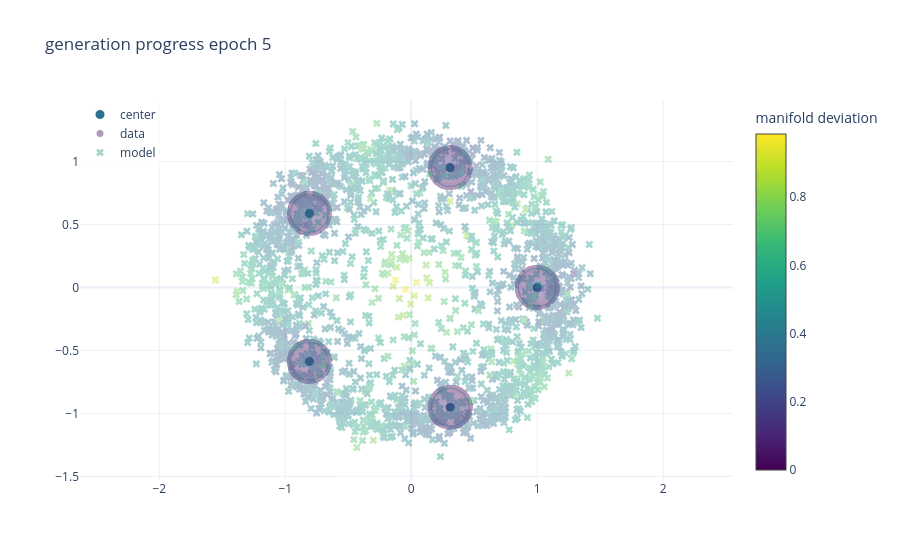
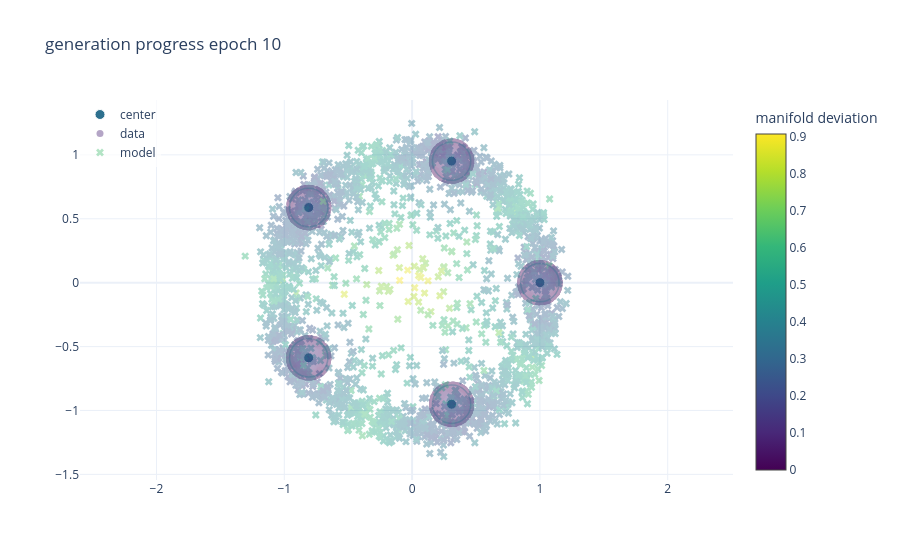

The cell these charts' notebook holds for them, in order:
### Code cell
results = run_single_experiment(config=config, data_config=data_config)
print(results["metrics"])

### Figure 1 — Plotly figure (JSON) as saved in the notebook; plotly's stock layout.template omitted (floating-point values rounded to 4 significant figures; data arrays with more than 128 entries replaced by an {"elided": "..."} marker saying what was removed)
{"data": [{"hoverinfo": "skip", "marker": {"color": "#2D708E", "line": {"color": "#FFFFFF", "width": 1}, "size": 10}, "mode": "markers", "name": "center", "showlegend": true, "type": "scatter", "x": [1, 0.309, -0.809, -0.809, 0.309], "y": [0, 0.9511, 0.5878, -0.5878, -0.9511]}, {"customdata": {"elided": "2048x1 float values"}, "hovertemplate": "class=data<br>x=%{x:.3f}<br>y=%{y:.3f}<br>manifold deviation=%{customdata[0]:.3f}<extra></extra>", "marker": {"cmax": 0.9852, "cmin": 0, "color": {"elided": "2048 float values"}, "colorbar": {"title": {"text": "manifold deviation"}}, "colorscale": [[0, "#440154"], [0.1111, "#482878"], [0.2222, "#3e4989"], [0.3333, "#31688e"], [0.4444, "#26828e"], [0.5556, "#1f9e89"], [0.6667, "#35b779"], [0.7778, "#6ece58"], [0.8889, "#b5de2b"], [1, "#fde725"]], "line": {"width": 0}, "showscale": true, "size": 7, "symbol": "circle"}, "mode": "markers", "name": "data", "opacity": 0.4, "showlegend": true, "type": "scatter", "x": {"elided": "2048 float values"}, "y": {"elided": "2048 float values"}}, {"customdata": {"elided": "2048x1 float values"}, "hovertemplate": "class=model<br>x=%{x:.3f}<br>y=%{y:.3f}<br>manifold deviation=%{customdata[0]:.3f}<extra></extra>", "marker": {"cmax": 0.9852, "cmin": 0, "color": {"elided": "2048 float values"}, "colorbar": {"title": {"text": "manifold deviation"}}, "colorscale": [[0, "#440154"], [0.1111, "#482878"], [0.2222, "#3e4989"], [0.3333, "#31688e"], [0.4444, "#26828e"], [0.5556, "#1f9e89"], [0.6667, "#35b779"], [0.7778, "#6ece58"], [0.8889, "#b5de2b"], [1, "#fde725"]], "line": {"width": 0}, "showscale": false, "size": 7, "symbol": "x"}, "mode": "markers", "name": "model", "opacity": 0.4, "showlegend": true, "type": "scatter", "x": {"elided": "2048 float values"}, "y": {"elided": "2048 float values"}}], "layout": {"dragmode": "pan", "legend": {"bgcolor": "rgba(255, 255, 255, 0.7)", "x": 0, "xanchor": "left", "y": 1, "yanchor": "top"}, "shapes": [{"line": {"color": "rgba(45, 111, 142, 0.35)", "width": 1.5}, "type": "circle", "x0": 0.85, "x1": 1.15, "xref": "x", "y0": -0.15, "y1": 0.15, "yref": "y"}, {"line": {"color": "rgba(45, 111, 142, 0.35)", "width": 1.5}, "type": "circle", "x0": 0.159, "x1": 0.459, "xref": "x", "y0": 0.8011, "y1": 1.101, "yref": "y"}, {"line": {"color": "rgba(45, 111, 142, 0.35)", "width": 1.5}, "type": "circle", "x0": -0.959, "x1": -0.659, "xref": "x", "y0": 0.4378, "y1": 0.7378, "yref": "y"}, {"line": {"color": "rgba(45, 111, 142, 0.35)", "width": 1.5}, "type": "circle", "x0": -0.959, "x1": -0.659, "xref": "x", "y0": -0.7378, "y1": -0.4378, "yref": "y"}, {"line": {"color": "rgba(45, 111, 142, 0.35)", "width": 1.5}, "type": "circle", "x0": 0.159, "x1": 0.459, "xref": "x", "y0": -1.101, "y1": -0.8011, "yref": "y"}], "title": {"text": "generation progress epoch 5"}, "xaxis": {"title": {"text": ""}}, "yaxis": {"scaleanchor": "x", "title": {"text": ""}}}}

### Figure 2 — Plotly figure (JSON) as saved in the notebook; plotly's stock layout.template omitted (floating-point values rounded to 4 significant figures; data arrays with more than 128 entries replaced by an {"elided": "..."} marker saying what was removed)
{"data": [{"hoverinfo": "skip", "marker": {"color": "#2D708E", "line": {"color": "#FFFFFF", "width": 1}, "size": 10}, "mode": "markers", "name": "center", "showlegend": true, "type": "scatter", "x": [1, 0.309, -0.809, -0.809, 0.309], "y": [0, 0.9511, 0.5878, -0.5878, -0.9511]}, {"customdata": {"elided": "2048x1 float values"}, "hovertemplate": "class=data<br>x=%{x:.3f}<br>y=%{y:.3f}<br>manifold deviation=%{customdata[0]:.3f}<extra></extra>", "marker": {"cmax": 0.9082, "cmin": 0, "color": {"elided": "2048 float values"}, "colorbar": {"title": {"text": "manifold deviation"}}, "colorscale": [[0, "#440154"], [0.1111, "#482878"], [0.2222, "#3e4989"], [0.3333, "#31688e"], [0.4444, "#26828e"], [0.5556, "#1f9e89"], [0.6667, "#35b779"], [0.7778, "#6ece58"], [0.8889, "#b5de2b"], [1, "#fde725"]], "line": {"width": 0}, "showscale": true, "size": 7, "symbol": "circle"}, "mode": "markers", "name": "data", "opacity": 0.4, "showlegend": true, "type": "scatter", "x": {"elided": "2048 float values"}, "y": {"elided": "2048 float values"}}, {"customdata": {"elided": "2048x1 float values"}, "hovertemplate": "class=model<br>x=%{x:.3f}<br>y=%{y:.3f}<br>manifold deviation=%{customdata[0]:.3f}<extra></extra>", "marker": {"cmax": 0.9082, "cmin": 0, "color": {"elided": "2048 float values"}, "colorbar": {"title": {"text": "manifold deviation"}}, "colorscale": [[0, "#440154"], [0.1111, "#482878"], [0.2222, "#3e4989"], [0.3333, "#31688e"], [0.4444, "#26828e"], [0.5556, "#1f9e89"], [0.6667, "#35b779"], [0.7778, "#6ece58"], [0.8889, "#b5de2b"], [1, "#fde725"]], "line": {"width": 0}, "showscale": false, "size": 7, "symbol": "x"}, "mode": "markers", "name": "model", "opacity": 0.4, "showlegend": true, "type": "scatter", "x": {"elided": "2048 float values"}, "y": {"elided": "2048 float values"}}], "layout": {"dragmode": "pan", "legend": {"bgcolor": "rgba(255, 255, 255, 0.7)", "x": 0, "xanchor": "left", "y": 1, "yanchor": "top"}, "shapes": [{"line": {"color": "rgba(45, 111, 142, 0.35)", "width": 1.5}, "type": "circle", "x0": 0.85, "x1": 1.15, "xref": "x", "y0": -0.15, "y1": 0.15, "yref": "y"}, {"line": {"color": "rgba(45, 111, 142, 0.35)", "width": 1.5}, "type": "circle", "x0": 0.159, "x1": 0.459, "xref": "x", "y0": 0.8011, "y1": 1.101, "yref": "y"}, {"line": {"color": "rgba(45, 111, 142, 0.35)", "width": 1.5}, "type": "circle", "x0": -0.959, "x1": -0.659, "xref": "x", "y0": 0.4378, "y1": 0.7378, "yref": "y"}, {"line": {"color": "rgba(45, 111, 142, 0.35)", "width": 1.5}, "type": "circle", "x0": -0.959, "x1": -0.659, "xref": "x", "y0": -0.7378, "y1": -0.4378, "yref": "y"}, {"line": {"color": "rgba(45, 111, 142, 0.35)", "width": 1.5}, "type": "circle", "x0": 0.159, "x1": 0.459, "xref": "x", "y0": -1.101, "y1": -0.8011, "yref": "y"}], "title": {"text": "generation progress epoch 10"}, "xaxis": {"title": {"text": ""}}, "yaxis": {"scaleanchor": "x", "title": {"text": ""}}}}
